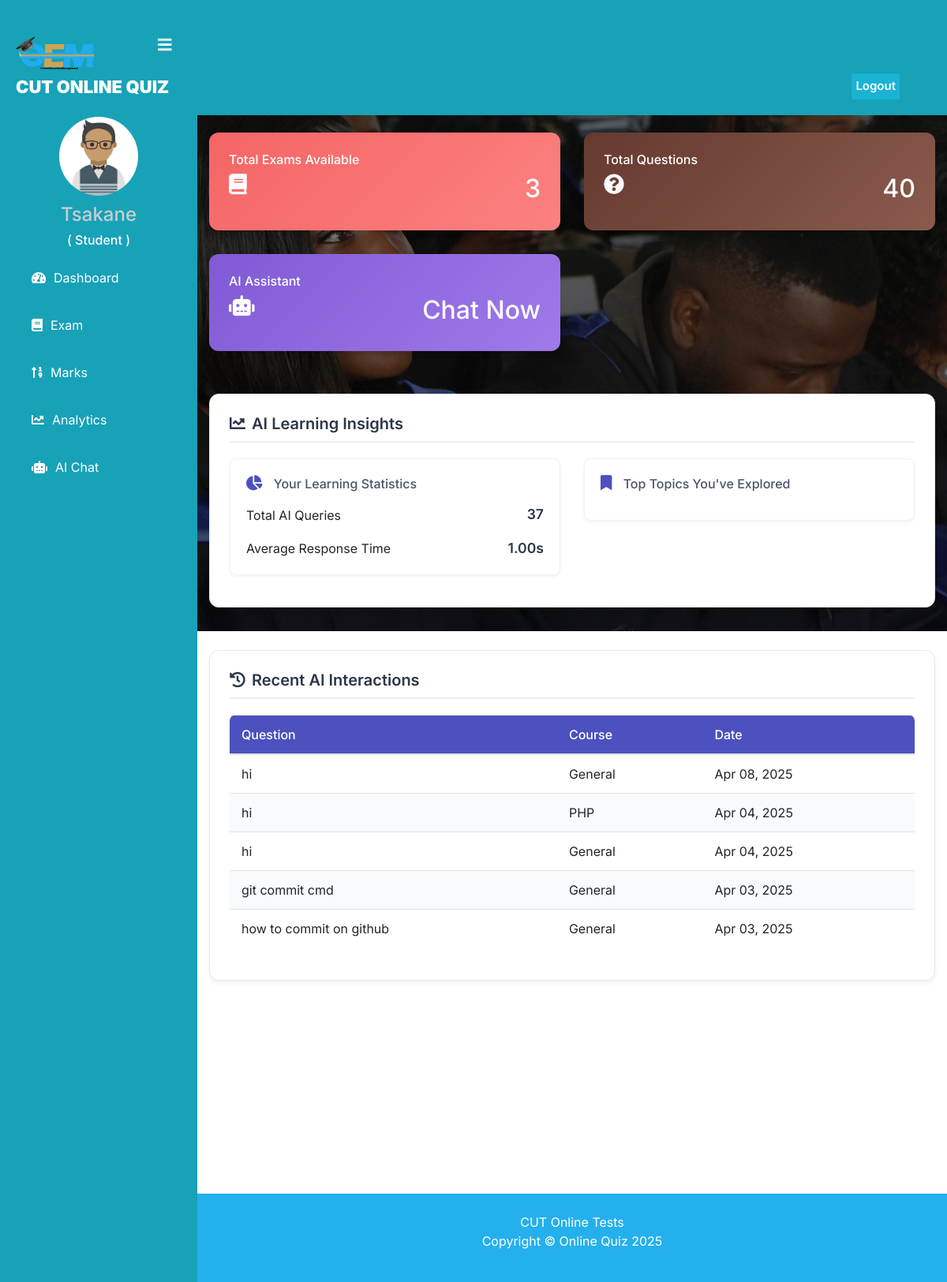
/student/student-dashboard (signed in), run on the app's committed database.
### student/models.py (models this page shows, shortened)
class AIChatHistory(models.Model):
    student = models.ForeignKey(Student, on_delete=models.CASCADE)
    question = models.TextField()
    answer = models.TextField()
    timestamp = models.DateTimeField(default=timezone.now)
    course = models.ForeignKey('quiz.Course', on_delete=models.SET_NULL, null=True, blank=True)
    class Meta:
        ordering = ['-timestamp']

### quiz/models.py (models this page shows, shortened)
class Course(models.Model):
   course_name = models.CharField(max_length=50)
   question_number = models.PositiveIntegerField()
   total_marks = models.PositiveIntegerField()

### student/views.py (the view)
# urls.py: path('student-dashboard', views.student_dashboard_view, name='student-dashboard'),
@login_required(login_url='studentlogin')
@user_passes_test(is_student)
def student_dashboard_view(request):
    student = models.Student.objects.get(user_id=request.user.id)
    ai_insights = get_student_ai_insights(student)
    dict={
        'total_course':QMODEL.Course.objects.all().count(),
        'total_question':QMODEL.Question.objects.all().count(),
        'ai_insights': ai_insights,
        'courses': QMODEL.Course.objects.all(),
    }
    return render(request,'student/student_dashboard.html',context=dict)

### student/ai_utils.py (called while the page is built)
def get_student_ai_insights(student):
    try:
        analytics = AIUsageAnalytics.objects.filter(student=student).order_by('-date')[:7]
        recent_chats = AIChatHistory.objects.filter(student=student).order_by('-timestamp')[:5]
        insights = {
            'total_queries': sum(a.total_queries for a in analytics),
            'average_response_time': sum(a.average_response_time for a in analytics) / len(analytics) if analytics else 0,
            'top_topics': get_top_topics(student),
            'recent_chats': recent_chats
        }
        return insights
    except Exception as e:
        logger.error(f"Error getting AI insights for student {student.get_name}: {str(e)}")
        return {
            'total_queries': 0,
            'average_response_time': 0,
            'top_topics': [],
            'recent_chats': []
        }

def get_top_topics(student):
    try:
        analytics = AIUsageAnalytics.objects.filter(student=student).order_by('-date').first()
        if analytics and analytics.topics_covered:
            return analytics.topics_covered[:5]
    except Exception as e:
        logger.error(f"Error getting top topics: {str(e)}")
    return []

### student/views.py (called while the page is built)
def is_student(user):
    return user.groups.filter(name='STUDENT').exists()

### templates/student/student_dashboard.html (shortened to what this page needs)
{% extends 'student/studentbase.html' %}
{% load widget_tweaks %}
{% block content %}
<head>
    <link href="http://netdna.bootstrapcdn.com/bootstrap/4.0.0-beta/css/bootstrap.min.css" rel="stylesheet">
    <link rel="stylesheet" href="https://maxcdn.bootstrapcdn.com/bootstrap/4.4.1/css/bootstrap.min.css">
    <link href="https://maxcdn.bootstrapcdn.com/font-awesome/4.3.0/css/font-awesome.min.css" rel="stylesheet">
</head>
<br><br>
<div class="container">
    <div class="row">
      <div class="col-md-4 col-xl-6">
        <div class="card bg-c-yellow order-card">
          <div class="card-block">
            <h6 class="m-b-20">Total Exams Available</h6>
            <h2 class="text-right"><i class="fas fa-book f-left"></i><span>{{total_course}}</span></h2>
          </div>
        </div>
      </div>
      <div class="col-md-4 col-xl-6">
        <div class="card bg-c-pink order-card">
          <div class="card-block">
            <h6 class="m-b-20">Total Questions</h6>
            <h2 class="text-right"><i class="fas fa-question-circle f-left"></i><span>{{total_question}}</span></h2>
          </div>
        </div>
      </div>
      <div class="col-md-4 col-xl-6">
        <div class="card bg-c-purple order-card">
          <div class="card-block">
            <h6 class="m-b-20">AI Assistant</h6>
            <h2 class="text-right">
              <i class="fas fa-robot f-left"></i>
              <a href="{% url 'ai_chat' %}" class="text-white">
                <span>Chat Now</span>
              </a>
            </h2>
          </div>
        </div>
      </div>
    </div>
    <div class="row mt-4">
      <div class="col-md-12">
        <div class="ai-insights-container">
          <h5><i class="fas fa-chart-line mr-2"></i>AI Learning Insights</h5>
          <div class="row">
            <div class="col-md-6">
              <div class="ai-stat-card">
                <h6><i class="fas fa-chart-pie"></i> Your Learning Statistics</h6>
                <div class="mt-3">
                  <div class="d-flex justify-content-between align-items-center mb-3">
                    <span>Total AI Queries</span>
                    <p class="mb-0">{{ ai_insights.total_queries }}</p>
                  </div>
                  <div class="d-flex justify-content-between align-items-center">
                    <span>Average Response Time</span>
                    <p class="mb-0">{{ ai_insights.average_response_time|floatformat:2 }}s</p>
                  </div>
                </div>
              </div>
            </div>
            <div class="col-md-6">
              <div class="ai-stat-card">
                <h6><i class="fas fa-bookmark"></i> Top Topics You've Explored</h6>
              </div>
            </div>
          </div>
        </div>
      </div>
    </div>
    {% if ai_insights.recent_chats %}
    <div class="row mt-4">
      <div class="col-md-12">
        <div class="ai-insights-container">
          <h5><i class="fas fa-history mr-2"></i>Recent AI Interactions</h5>
          <div class="table-responsive recent-chats-table">
            <table class="table table-hover">
              <thead>
                <tr>
                  <th>Question</th>
                  <th>Course</th>
                  <th>Date</th>
                </tr>
              </thead>
              <tbody>
                {% for chat in ai_insights.recent_chats %}
                <tr>
                  <td class="chat-preview">{{ chat.question|truncatechars:50 }}</td>
                  <td>{{ chat.course.course_name|default:"General" }}</td>
                  <td>{{ chat.timestamp|date:"M d, Y" }}</td>
                </tr>
                {% endfor %}
              </tbody>
            </table>
          </div>
        </div>
      </div>
    </div>
    {% endif %}
</div>
<br><br><br><br><br><br><br><br><br><br>
{% endblock content %}

### templates/student/studentbase.html (shortened to what this page needs)
<!DOCTYPE html>
{% load static %}
<html lang="en" dir="ltr">
<head>
  <link rel="stylesheet" href="https://cdnjs.cloudflare.com/ajax/libs/font-awesome/5.12.1/css/all.min.css">
</head>
<body>
  <header>
    <label for="check">
      <i style="left: 200px;margin-top: 17px;"class="fas fa-bars" id="sidebar_btn"></i>
    </label>
    <div class="left_area">
      <img src="{% static "../static/image/assets/images/oem.png" %}" width="100rem" class="logo_image" alt="jj">
      <h3 style="color: var(--white);">CUT Online Quiz</h3>
    </div>
    <div class="right_area">
       <form action="{% url 'logout' %}" method="POST">
        <button class="logout_btn" type="submit">Logout</button>
    </form>
    </div>
  </header>
  <div class="sidebar">
    <br><br>
    <center>
      {% if student.profile_pic %}
      <img src="{{ student.profile_pic.url }}" class="profile_image" alt="Profile Picture">
  {% else %}
      <img src="{% static 'image/student.png' %}" class="profile_image" alt="Default Profile Picture">
  {% endif %}
      <h4>{{request.user.first_name}}</h4>
      <h6 style="color: rgb(255, 255, 255);">( Student )</h6>
    </center>
    <a href="/student/student-dashboard"><i class="fas fa-tachometer-alt"></i><span>Dashboard</span></a>
    <a href="/student/student-exam"><i class="fas fa-book"></i><span>Exam</span></a>
    <a href="/student/student-marks"><i class="fas fa-sort-numeric-up"></i><span>Marks</span></a>
    <a href="/student/analytics"><i class="fas fa-chart-line"></i><span>Analytics</span></a>
    <a href="/student/ai-chat"><i class="fas fa-robot"></i><span>AI Chat</span></a>
  </div>
  <div class="content">
    <br><br><br><br><br>
    {% block content %}
    {% endblock content %}
    {% include "quiz/footer.html" %}
  </div>
</body>
</html>

### templates/student/studentbase.html (style rules this page uses)
:root { --blue: #24b0ed; --indigo: #6610f2; --purple: #6f42c1; --pink: #e83e8c; --red: #dc3545; --orange: #fd7e14; --yellow: #ffc107; --green: #28a745; --teal: #20c997; --cyan: #17a2b8; --white: #fff; --gray: #6c757d; --gray-dark: #343a40; --primary: #24b0ed; --secondary: #6c757d; --success: #28a745; --info: #17a2b8; --warning: #ffc107; --danger: #dc3545; --light: #f8f9fa; --dark: #343a40; --breakpoint-xs: 0; --breakpoint-sm: 576px; --breakpoint-md: 768px; --breakpoint-lg: 992px; --breakpoint-xl: 1200px; --font-family-sans-serif: -apple-system, BlinkMacSystemFont, "Segoe UI", Roboto, "Helvetica Neue", Arial, "Noto Sans", sans-serif, "Apple Color Emoji", "Segoe UI Emoji", "Segoe UI Symbol", "Noto Color Emoji"; --font-family-monospace: SFMono-Regular, Menlo, Monaco, Consolas, "Liberation Mono", "Courier New", monospace; }
a:link { text-decoration: none; }
body { margin: 0; padding: 0; font-family: "Gill Sans", sans-serif;; }
header { position: fixed; background: var(--cyan); padding: 20px; width: 100%; z-index: 1; }
.left_area h3 { color: #fff; margin: 0px; text-transform: uppercase; font-size: 22px; font-weight: 900; }
.logout_btn { padding: 5px; background: #19B3D3; text-decoration: none; float: right; margin-top: -30px; margin-right: 40px; border-radius: 2px; font-size: 15px; font-weight: 600; color: #fff; transition: 0.5s; border:none; }
.sidebar { background: var(--cyan); margin-top: 70px; padding-top: 30px; position: fixed; left: 0; width: 250px; height: 100%; transition: 0.5s; transition-property: left; }
.sidebar .profile_image { width: 100px; height: 100px; border-radius: 100px; margin-bottom: 10px; }
.sidebar h4 { color: #ccc; margin-top: 0; }
.sidebar a { color: #fff; display: block; width: 100%; line-height: 60px; text-decoration: none; padding-left: 40px; box-sizing: border-box; transition: 0.5s; }
.sidebar i { padding-right: 10px; }
label #sidebar_btn { z-index: 1; color: #fff; position: fixed; cursor: pointer; left: 300px; font-size: 20px; margin: 5px 0; transition: 0.5s; transition-property: color; }
.content { margin-left: 250px; background: url(./../../static/image/assets/images/back2.jpg) no-repeat; background-position: center; background-size: cover; height: 100vh; transition: 0.5s; }

### templates/student/student_dashboard.html (style rules this page uses)
a:link { text-decoration: none; }
.order-card { color: rgb(255, 255, 255); transition: all 0.3s ease; }
.bg-c-yellow { background: linear-gradient(135deg, #F56565 0%, #FC8181 100%); }
.bg-c-pink { background: linear-gradient(135deg, #663a30 0%, #8a5a4d 100%); }
.bg-c-purple { background: linear-gradient(135deg, #805AD5 0%, #9F7AEA 100%); }
.card { border-radius: 12px; -webkit-box-shadow: 0 4px 6px rgba(0, 0, 0, 0.1); box-shadow: 0 4px 6px rgba(0, 0, 0, 0.1); border: none; margin-bottom: 30px; -webkit-transition: all 0.3s ease-in-out; transition: all 0.3s ease-in-out; overflow: hidden; }
.card .card-block { padding: 25px; }
.order-card i { font-size: 26px; }
.f-left { float: left; }
.ai-insights-container { background: #fff; border-radius: 12px; padding: 25px; margin-bottom: 30px; box-shadow: 0 4px 6px rgba(0, 0, 0, 0.05); border: 1px solid #e2e8f0; }
.ai-insights-container h5 { color: #2D3748; font-weight: 600; margin-bottom: 20px; font-size: 1.25rem; border-bottom: 2px solid #edf2f7; padding-bottom: 10px; }
.ai-stat-card { background: #fff; border-radius: 8px; padding: 20px; margin-bottom: 15px; box-shadow: 0 2px 4px rgba(0, 0, 0, 0.05); border: 1px solid #edf2f7; transition: all 0.3s ease; }
.ai-stat-card i { color: #4C51BF; margin-right: 10px; font-size: 1.2rem; }
.ai-stat-card h6 { font-weight: 500; color: #4a5568; margin-bottom: 5px; }
.ai-stat-card p { font-weight: 600; color: #2D3748; margin-bottom: 0; font-size: 1.1rem; }
.recent-chats-table { border-radius: 8px; overflow: hidden; }
.recent-chats-table thead { background: #4C51BF; color: white; }
.recent-chats-table th { font-weight: 500; padding: 12px 15px; }
.recent-chats-table td { padding: 12px 15px; vertical-align: middle; }
.recent-chats-table tr:nth-child(even) { background-color: #f8fafc; }
.chat-preview { max-width: 200px; white-space: nowrap; overflow: hidden; text-overflow: ellipsis; }
body { font-family: 'Inter', sans-serif; }

### data on the page
AIChatHistory: question "hi", course.course_name "General", timestamp "Apr 08, 2025"
AIChatHistory: question "hi", course.course_name "PHP", timestamp "Apr 04, 2025"
AIChatHistory: question "hi", course.course_name "General", timestamp "Apr 04, 2025"
AIChatHistory: question "git commit cmd", course.course_name "General", timestamp "Apr 03, 2025"
AIChatHistory: question "how to commit on github", course.course_name "General", timestamp "Apr 03, 2025"

### other printed values
{{ request.user.first_name }} "Tsakane"
{{ total_course }} "3"
{{ total_question }} "40"
{{ ai_insights.total_queries }} "37"
{{ ai_insights.average_response_time|floatformat:2 }} "1.00"
